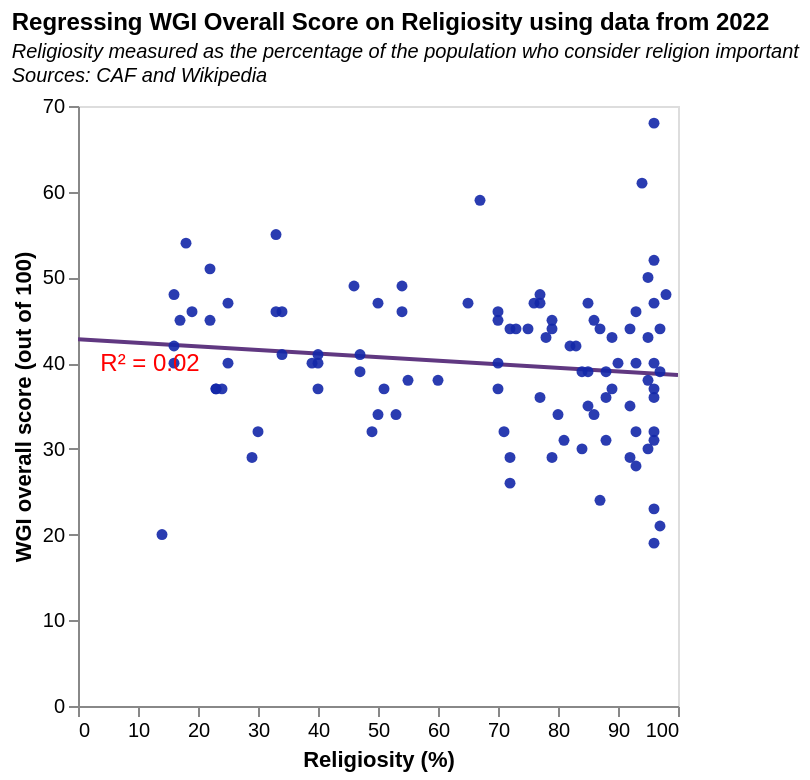

Source (Vega-Lite JSON):
### Vega-Lite specification from a JSON file in a GitHub repository (floating-point values rounded to 4 significant figures)
{"$schema": "https://vega.github.io/schema/vega-lite/v5.json", "description": "Regressing WGI Overall Score on Religiosity for all countries featured in the 2022 edition of the CAF World Giving Index Report (which explores data from the year before - 2021). I ran the regression in Colab in order to ascertain the equation for the regression line", "title": {"text": ["Regressing WGI Overall Score on Religiosity using data from 2022"], "fontSize": 12, "subtitle": ["Religiosity measured as the percentage of the population who consider religion important", "Sources: CAF and Wikipedia"], "subtitleFontStyle": "italic", "subtitleFontSize": 10, "anchor": "start", "color": "black"}, "data": {"values": [{"Country": "Indonesia", "CAF": "68", "Religiosity": "96"}, {"Country": "Australia", "CAF": "55", "Religiosity": "33"}, {"Country": "New Zealand", "CAF": "54", "Religiosity": "18"}, {"Country": "United States of America", "CAF": "59", "Religiosity": "67"}, {"Country": "Ireland", "CAF": "49", "Religiosity": "54"}, {"Country": "United Kingdom of Great Britain and Northern Ireland", "CAF": "47", "Religiosity": "25"}, {"Country": "Singapore", "CAF": "45", "Religiosity": "70"}, {"Country": "Kenya", "CAF": "61", "Religiosity": "94"}, {"Country": "Myanmar", "CAF": "52", "Religiosity": "96"}, {"Country": "Netherlands", "CAF": "46", "Religiosity": "33"}, {"Country": "United Arab Emirates", "CAF": "47", "Religiosity": "76"}, {"Country": "Norway", "CAF": "45", "Religiosity": "22"}, {"Country": "Canada", "CAF": "51", "Religiosity": "22"}, {"Country": "Nigeria", "CAF": "48", "Religiosity": "77"}, {"Country": "Malta", "CAF": "45", "Religiosity": "86"}, {"Country": "Zambia", "CAF": "50", "Religiosity": "95"}, {"Country": "Germany", "CAF": "41", "Religiosity": "40"}, {"Country": "Denmark", "CAF": "46", "Religiosity": "19"}, {"Country": "Switzerland", "CAF": "37", "Religiosity": "23"}, {"Country": "Sri Lanka", "CAF": "44", "Religiosity": "97"}, {"Country": "Iran (Islamic Republic of)", "CAF": "43", "Religiosity": "78"}, {"Country": "Hong Kong", "CAF": "37", "Religiosity": "24"}, {"Country": "Austria", "CAF": "45", "Religiosity": "17"}, {"Country": "Iraq", "CAF": "37", "Religiosity": "89"}, {"Country": "Cyprus", "CAF": "40", "Religiosity": "25"}, {"Country": "Tajikistan", "CAF": "39", "Religiosity": "85"}, {"Country": "Ghana", "CAF": "43", "Religiosity": "95"}, {"Country": "Israel", "CAF": "37", "Religiosity": "51"}, {"Country": "South Africa", "CAF": "35", "Religiosity": "85"}, {"Country": "Sweden", "CAF": "42", "Religiosity": "16"}, {"Country": "Finland", "CAF": "37", "Religiosity": "23"}, {"Country": "Slovenia", "CAF": "39", "Religiosity": "47"}, {"Country": "Dominican Republic", "CAF": "44", "Religiosity": "87"}, {"Country": "Uganda", "CAF": "46", "Religiosity": "93"}, {"Country": "Saudi Arabia", "CAF": "36", "Religiosity": "96"}, {"Country": "Nepal", "CAF": "40", "Religiosity": "93"}, {"Country": "Uzbekistan", "CAF": "38", "Religiosity": "55"}, {"Country": "Spain", "CAF": "32", "Religiosity": "49"}, {"Country": "Kyrgyzstan", "CAF": "44", "Religiosity": "72"}, {"Country": "Jamaica", "CAF": "46", "Religiosity": "70"}, {"Country": "Malawi", "CAF": "39", "Religiosity": "97"}, {"Country": "Paraguay", "CAF": "44", "Religiosity": "92"}, {"Country": "Chile", "CAF": "38", "Religiosity": "60"}, {"Country": "Thailand", "CAF": "48", "Religiosity": "98"}, {"Country": "Costa Rica", "CAF": "44", "Religiosity": "79"}, {"Country": "Cameroon", "CAF": "37", "Religiosity": "96"}, {"Country": "Nicaragua", "CAF": "40", "Religiosity": "70"}, {"Country": "Italy", "CAF": "29", "Religiosity": "72"}, {"Country": "Guinea", "CAF": "47", "Religiosity": "96"}, {"Country": "France", "CAF": "32", "Religiosity": "30"}, {"Country": "Namibia", "CAF": "35", "Religiosity": "92"}, {"Country": "Jordan", "CAF": "32", "Religiosity": "96"}, {"Country": "Zimbabwe", "CAF": "31", "Religiosity": "88"}, {"Country": "Uruguay", "CAF": "40", "Religiosity": "40"}, {"Country": "Panama", "CAF": "36", "Religiosity": "88"}, {"Country": "Mozambique", "CAF": "34", "Religiosity": "86"}, {"Country": "Colombia", "CAF": "42", "Religiosity": "83"}, {"Country": "Ukraine", "CAF": "49", "Religiosity": "46"}, {"Country": "Burkina Faso", "CAF": "39", "Religiosity": "88"}, {"Country": "Portugal", "CAF": "26", "Religiosity": "72"}, {"Country": "Lebanon", "CAF": "24", "Religiosity": "87"}, {"Country": "Bolivia (Plurinational State of)", "CAF": "43", "Religiosity": "89"}, {"Country": "Senegal", "CAF": "40", "Religiosity": "96"}, {"Country": "Slovakia", "CAF": "41", "Religiosity": "47"}, {"Country": "Philippines", "CAF": "47", "Religiosity": "77"}, {"Country": "Bosnia and Herzegovina", "CAF": "44", "Religiosity": "75"}, {"Country": "Pakistan", "CAF": "29", "Religiosity": "92"}, {"Country": "Algeria", "CAF": "30", "Religiosity": "95"}, {"Country": "Mali", "CAF": "38", "Religiosity": "95"}, {"Country": "Argentina", "CAF": "47", "Religiosity": "65"}, {"Country": "Kazakhstan", "CAF": "34", "Religiosity": "53"}, {"Country": "Peru", "CAF": "39", "Religiosity": "84"}, {"Country": "Romania", "CAF": "30", "Religiosity": "84"}, {"Country": "Morocco", "CAF": "31", "Religiosity": "96"}, {"Country": "Benin", "CAF": "32", "Religiosity": "93"}, {"Country": "Egypt", "CAF": "23", "Religiosity": "96"}, {"Country": "Venezuela (Bolivarian Republic of)", "CAF": "45", "Religiosity": "79"}, {"Country": "Albania", "CAF": "34", "Religiosity": "50"}, {"Country": "Estonia", "CAF": "40", "Religiosity": "16"}, {"Country": "Russian Federation", "CAF": "46", "Religiosity": "34"}, {"Country": "Poland", "CAF": "47", "Religiosity": "50"}, {"Country": "Mexico", "CAF": "44", "Religiosity": "73"}, {"Country": "Togo", "CAF": "34", "Religiosity": "80"}, {"Country": "Georgia", "CAF": "31", "Religiosity": "81"}, {"Country": "Ecuador", "CAF": "42", "Religiosity": "82"}, {"Country": "Hungary", "CAF": "40", "Religiosity": "39"}, {"Country": "Brazil", "CAF": "47", "Religiosity": "85"}, {"Country": "Armenia", "CAF": "29", "Religiosity": "79"}, {"Country": "India", "CAF": "40", "Religiosity": "90"}, {"Country": "Czechia", "CAF": "48", "Religiosity": "16"}, {"Country": "Bulgaria", "CAF": "41", "Religiosity": "34"}, {"Country": "El Salvador", "CAF": "36", "Religiosity": "77"}, {"Country": "Japan", "CAF": "20", "Religiosity": "14"}, {"Country": "Serbia", "CAF": "46", "Religiosity": "54"}, {"Country": "Croatia", "CAF": "37", "Religiosity": "70"}, {"Country": "Tunisia", "CAF": "28", "Religiosity": "93"}, {"Country": "Afghanistan", "CAF": "21", "Religiosity": "97"}, {"Country": "Latvia", "CAF": "29", "Religiosity": "29"}, {"Country": "Lithuania", "CAF": "37", "Religiosity": "40"}, {"Country": "Cambodia", "CAF": "19", "Religiosity": "96"}, {"Country": "Greece", "CAF": "32", "Religiosity": "71"}]}, "height": 300, "width": 300, "encoding": {"x": {"field": "Religiosity", "type": "quantitative", "title": "Religiosity (%)", "axis": {"grid": false}, "scale": {"domain": [0, 100]}}, "y": {"field": "CAF", "type": "quantitative", "title": "WGI overall score (out of 100)", "axis": {"grid": false}, "scale": {"domain": [0, 70]}}, "tooltip": [{"field": "CAF", "type": "quantitative", "title": "WGI Score"}, {"field": "Religiosity", "type": "quantitative", "title": "Religiosity (%)"}, {"field": "Country", "type": "nominal", "title": "Country"}]}, "layer": [{"data": {"values": [{"CAF": 42.79, "Religiosity": 0}, {"CAF": 38.61, "Religiosity": 100}]}, "mark": {"type": "line", "color": "#603881", "clip": true}, "encoding": {"tooltip": null}}, {"data": {"values": [{"Country": "Indonesia", "CAF": "68", "Religiosity": "96"}, {"Country": "Australia", "CAF": "55", "Religiosity": "33"}, {"Country": "New Zealand", "CAF": "54", "Religiosity": "18"}, {"Country": "United States of America", "CAF": "59", "Religiosity": "67"}, {"Country": "Ireland", "CAF": "49", "Religiosity": "54"}, {"Country": "United Kingdom of Great Britain and Northern Ireland", "CAF": "47", "Religiosity": "25"}, {"Country": "Singapore", "CAF": "45", "Religiosity": "70"}, {"Country": "Kenya", "CAF": "61", "Religiosity": "94"}, {"Country": "Myanmar", "CAF": "52", "Religiosity": "96"}, {"Country": "Netherlands", "CAF": "46", "Religiosity": "33"}, {"Country": "United Arab Emirates", "CAF": "47", "Religiosity": "76"}, {"Country": "Norway", "CAF": "45", "Religiosity": "22"}, {"Country": "Canada", "CAF": "51", "Religiosity": "22"}, {"Country": "Nigeria", "CAF": "48", "Religiosity": "77"}, {"Country": "Malta", "CAF": "45", "Religiosity": "86"}, {"Country": "Zambia", "CAF": "50", "Religiosity": "95"}, {"Country": "Germany", "CAF": "41", "Religiosity": "40"}, {"Country": "Denmark", "CAF": "46", "Religiosity": "19"}, {"Country": "Switzerland", "CAF": "37", "Religiosity": "23"}, {"Country": "Sri Lanka", "CAF": "44", "Religiosity": "97"}, {"Country": "Iran (Islamic Republic of)", "CAF": "43", "Religiosity": "78"}, {"Country": "Hong Kong", "CAF": "37", "Religiosity": "24"}, {"Country": "Austria", "CAF": "45", "Religiosity": "17"}, {"Country": "Iraq", "CAF": "37", "Religiosity": "89"}, {"Country": "Cyprus", "CAF": "40", "Religiosity": "25"}, {"Country": "Tajikistan", "CAF": "39", "Religiosity": "85"}, {"Country": "Ghana", "CAF": "43", "Religiosity": "95"}, {"Country": "Israel", "CAF": "37", "Religiosity": "51"}, {"Country": "South Africa", "CAF": "35", "Religiosity": "85"}, {"Country": "Sweden", "CAF": "42", "Religiosity": "16"}, {"Country": "Finland", "CAF": "37", "Religiosity": "23"}, {"Country": "Slovenia", "CAF": "39", "Religiosity": "47"}, {"Country": "Dominican Republic", "CAF": "44", "Religiosity": "87"}, {"Country": "Uganda", "CAF": "46", "Religiosity": "93"}, {"Country": "Saudi Arabia", "CAF": "36", "Religiosity": "96"}, {"Country": "Nepal", "CAF": "40", "Religiosity": "93"}, {"Country": "Uzbekistan", "CAF": "38", "Religiosity": "55"}, {"Country": "Spain", "CAF": "32", "Religiosity": "49"}, {"Country": "Kyrgyzstan", "CAF": "44", "Religiosity": "72"}, {"Country": "Jamaica", "CAF": "46", "Religiosity": "70"}, {"Country": "Malawi", "CAF": "39", "Religiosity": "97"}, {"Country": "Paraguay", "CAF": "44", "Religiosity": "92"}, {"Country": "Chile", "CAF": "38", "Religiosity": "60"}, {"Country": "Thailand", "CAF": "48", "Religiosity": "98"}, {"Country": "Costa Rica", "CAF": "44", "Religiosity": "79"}, {"Country": "Cameroon", "CAF": "37", "Religiosity": "96"}, {"Country": "Nicaragua", "CAF": "40", "Religiosity": "70"}, {"Country": "Italy", "CAF": "29", "Religiosity": "72"}, {"Country": "Guinea", "CAF": "47", "Religiosity": "96"}, {"Country": "France", "CAF": "32", "Religiosity": "30"}, {"Country": "Namibia", "CAF": "35", "Religiosity": "92"}, {"Country": "Jordan", "CAF": "32", "Religiosity": "96"}, {"Country": "Zimbabwe", "CAF": "31", "Religiosity": "88"}, {"Country": "Uruguay", "CAF": "40", "Religiosity": "40"}, {"Country": "Panama", "CAF": "36", "Religiosity": "88"}, {"Country": "Mozambique", "CAF": "34", "Religiosity": "86"}, {"Country": "Colombia", "CAF": "42", "Religiosity": "83"}, {"Country": "Ukraine", "CAF": "49", "Religiosity": "46"}, {"Country": "Burkina Faso", "CAF": "39", "Religiosity": "88"}, {"Country": "Portugal", "CAF": "26", "Religiosity": "72"}, {"Country": "Lebanon", "CAF": "24", "Religiosity": "87"}, {"Country": "Bolivia (Plurinational State of)", "CAF": "43", "Religiosity": "89"}, {"Country": "Senegal", "CAF": "40", "Religiosity": "96"}, {"Country": "Slovakia", "CAF": "41", "Religiosity": "47"}, {"Country": "Philippines", "CAF": "47", "Religiosity": "77"}, {"Country": "Bosnia and Herzegovina", "CAF": "44", "Religiosity": "75"}, {"Country": "Pakistan", "CAF": "29", "Religiosity": "92"}, {"Country": "Algeria", "CAF": "30", "Religiosity": "95"}, {"Country": "Mali", "CAF": "38", "Religiosity": "95"}, {"Country": "Argentina", "CAF": "47", "Religiosity": "65"}, {"Country": "Kazakhstan", "CAF": "34", "Religiosity": "53"}, {"Country": "Peru", "CAF": "39", "Religiosity": "84"}, {"Country": "Romania", "CAF": "30", "Religiosity": "84"}, {"Country": "Morocco", "CAF": "31", "Religiosity": "96"}, {"Country": "Benin", "CAF": "32", "Religiosity": "93"}, {"Country": "Egypt", "CAF": "23", "Religiosity": "96"}, {"Country": "Venezuela (Bolivarian Republic of)", "CAF": "45", "Religiosity": "79"}, {"Country": "Albania", "CAF": "34", "Religiosity": "50"}, {"Country": "Estonia", "CAF": "40", "Religiosity": "16"}, {"Country": "Russian Federation", "CAF": "46", "Religiosity": "34"}, {"Country": "Poland", "CAF": "47", "Religiosity": "50"}, {"Country": "Mexico", "CAF": "44", "Religiosity": "73"}, {"Country": "Togo", "CAF": "34", "Religiosity": "80"}, {"Country": "Georgia", "CAF": "31", "Religiosity": "81"}, {"Country": "Ecuador", "CAF": "42", "Religiosity": "82"}, {"Country": "Hungary", "CAF": "40", "Religiosity": "39"}, {"Country": "Brazil", "CAF": "47", "Religiosity": "85"}, {"Country": "Armenia", "CAF": "29", "Religiosity": "79"}, {"Country": "India", "CAF": "40", "Religiosity": "90"}, {"Country": "Czechia", "CAF": "48", "Religiosity": "16"}, {"Country": "Bulgaria", "CAF": "41", "Religiosity": "34"}, {"Country": "El Salvador", "CAF": "36", "Religiosity": "77"}, {"Country": "Japan", "CAF": "20", "Religiosity": "14"}, {"Country": "Serbia", "CAF": "46", "Religiosity": "54"}, {"Country": "Croatia", "CAF": "37", "Religiosity": "70"}, {"Country": "Tunisia", "CAF": "28", "Religiosity": "93"}, {"Country": "Afghanistan", "CAF": "21", "Religiosity": "97"}, {"Country": "Latvia", "CAF": "29", "Religiosity": "29"}, {"Country": "Lithuania", "CAF": "37", "Religiosity": "40"}, {"Country": "Cambodia", "CAF": "19", "Religiosity": "96"}, {"Country": "Greece", "CAF": "32", "Religiosity": "71"}]}, "mark": {"type": "circle", "color": "#1327a8", "fillOpacity": 0.9}}, {"data": {"values": [{"CAF": 40, "Religiosity": 12, "text": "R² = 0.02"}]}, "mark": {"type": "text", "color": "red", "fontWeight": "normal", "fontSize": 12}, "encoding": {"tooltip": null, "text": {"field": "text", "type": "nominal"}}}]}
